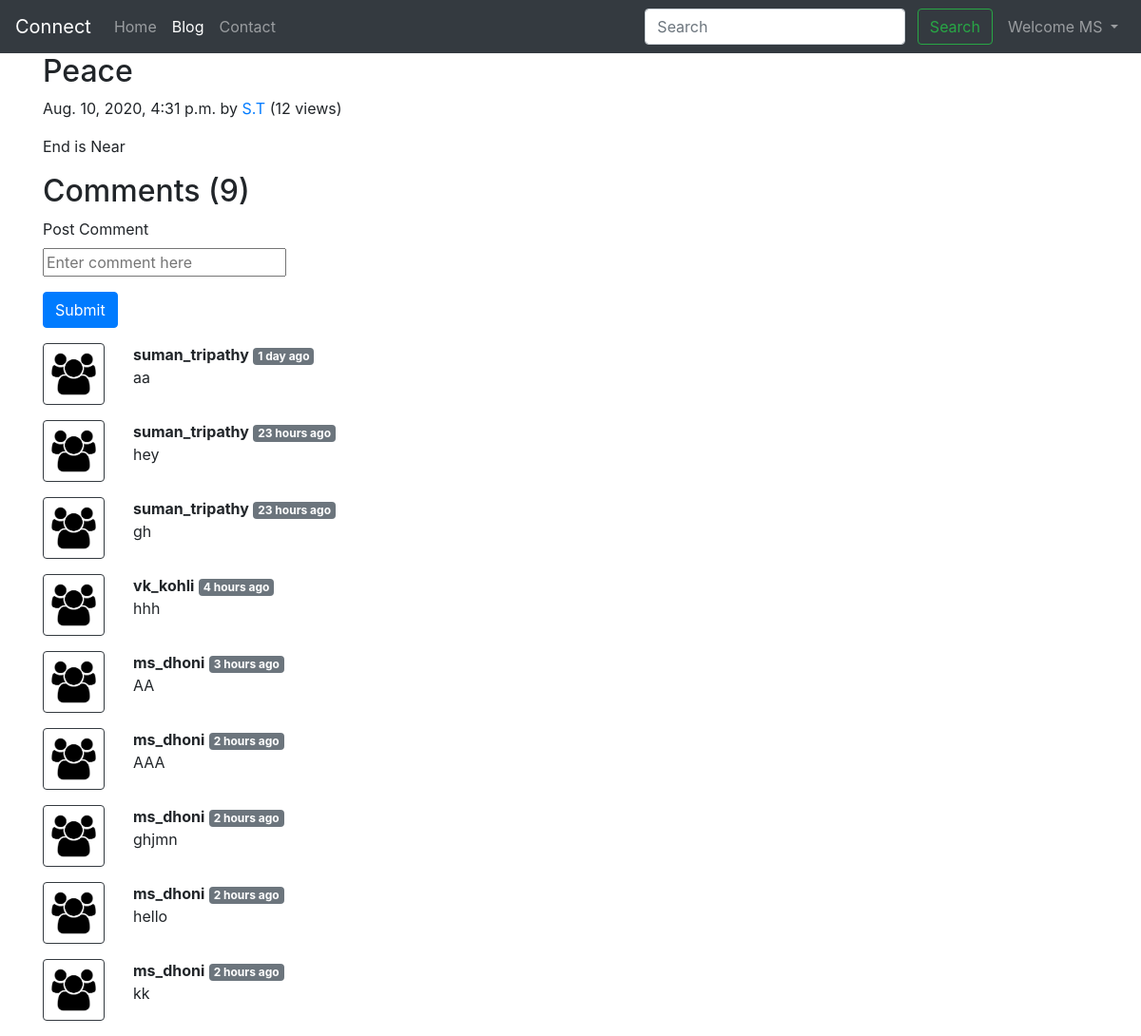
The app's page /blog/pea-ce (signed in) with its own data.
### blog/models.py (models this page shows, shortened)
class Post(models.Model):
    sno = models.AutoField(primary_key=True)
    title = models.CharField(max_length=255)
    author = models.CharField(max_length=13)
    content = models.TextField()
    slug = models.CharField(max_length=130)
    views = models.IntegerField(default=0)
    timeStamp = models.DateTimeField(blank=True)

class BlogComment(models.Model):
    sno = models.AutoField(primary_key=True)
    comment = models.TextField()
    user = models.ForeignKey(User, on_delete=models.CASCADE)
    post = models.ForeignKey(Post, on_delete=models.CASCADE)
    parent = models.ForeignKey('self', on_delete=models.CASCADE, null=True)
    timestamp = models.DateTimeField(default=now)

### blog/views.py (the view)
# urls.py: path('<str:slug>',views.blogPost, name='blogPost'),
def blogPost(request, slug):
    post = Post.objects.filter(slug=slug).first()
    post.views=post.views+1
    post.save()
    comments = BlogComment.objects.filter(post=post)
    context={'post':post, 'comments':comments, 'user':request.user}
    return render(request,'blog/blogPost.html', context)

### templates/blog/blogPost.html (shortened to what this page needs)
{% extends 'base.html' %}
{% load static %}
{% load humanize%}
{% block blogactive %} active {% endblock blogactive %}
{% block body %}
<div class="container">
  <h2 class="blog-post-title">{{post.title}}</h2>
  <p class="blog-post-meta">{{post.timeStamp}} by <a href='/about'>{{post.author}}</a> (<span>{{post.views}} views</span>)</p>
  <p>{{post.content | safe}}</p>
</div>
<div class="container">
  <h2>Comments ({{comments.count}})</h2>
  <div class="my-2">
    {% if user.is_authenticated %}
    <form action="/blog/postComment" method="post">
      <div class="form-group">
        <label for="exampleInputEmail1">Post Comment</label><br>
        <input type="text" class="form_control" name="comment" placeholder="Enter comment here">
      </div>
      <button type="submit" class="btn btn-primary">Submit</button>
    </form>
    {% else %}
    <p>Please login to Post a comment</p>
    {% endif %}
  </div>
  {% for comment in comments %}
  <div class="row my-3">
    <div class="col-md-1">
      <img class="rounded mx-auto d-block w-100 p-2 border border-dark" src="/static/img/user.png" alt="user">
    </div>
    <div class="col-md-11"><b> {{comment.user.username}}</b> <span
        class="badge badge-secondary">{{comment.timestamp | naturaltime}}</span>
      <div> {{comment.comment}}</div>
    </div>
</div>
{% endfor %}
</div>
{% endblock body %}

### templates/base.html (shortened to what this page needs)
<!doctype html>
<html lang="en">
<head>
  <link rel="stylesheet" href="https://stackpath.bootstrapcdn.com/bootstrap/4.5.2/css/bootstrap.min.css"
>
</head>
<body>
  <nav class="navbar navbar-expand-lg navbar-dark bg-dark">
    <a class="navbar-brand" href="/">Connect</a>
    <div class="collapse navbar-collapse" id="navbarSupportedContent">
      <ul class="navbar-nav mr-auto">
        <li class="nav-item {% block homeactive %} {% endblock homeactive %}">
          <a class="nav-link" href="/">Home <span class="sr-only">(current)</span></a>
        </li>
        <li class="nav-item {% block blogactive %} {% endblock blogactive %}">
          <a class="nav-link" href="/blog">Blog</a>
        </li>
        <li class="nav-item {% block contactactive %} {% endblock contactactive %}">
          <a class="nav-link" href="/contact">Contact</a>
        </li>
      </ul>
      <div class="ml-auto form-inline">
      <form method="get" action="/search" class="my-2 mx-2 my-lg-0">
        <input class="form-control mr-sm-2" type="search" placeholder="Search" aria-label="Search" name="query"
          id="search">
        <button class="btn btn-outline-success my-2 my-sm-0" type="submit">Search</button>
      </form>
      {% if user.is_authenticated %}
      <ul class="navbar-nav">
        <li class="nav-item dropdown">
          <a class="nav-link dropdown-toggle" href="#" id="navbarDropdown" role="button" data-toggle="dropdown" aria-haspopup="true" aria-expanded="false">
            Welcome {{request.user.first_name}}
          </a>
        </li>
      </ul>
      {% endif %}
    </div>
    </div>
  </nav>
  {% block body %}
  {% endblock body %}
</body>
</html>

### records on screen
Post: title "Peace", timeStamp "Aug. 10, 2020, 4:31 p.m.", author "S.T", views "12", content "End is Near"
BlogComment: user.username "suman_tripathy", timestamp "1 day ago", comment "aa"
BlogComment: user.username "suman_tripathy", timestamp "23 hours ago", comment "hey"
BlogComment: user.username "suman_tripathy", timestamp "23 hours ago", comment "gh"
BlogComment: user.username "vk_kohli", timestamp "4 hours ago", comment "hhh"
BlogComment: user.username "ms_dhoni", timestamp "3 hours ago", comment "AA"
BlogComment: user.username "ms_dhoni", timestamp "2 hours ago", comment "AAA"
BlogComment: user.username "ms_dhoni", timestamp "2 hours ago", comment "ghjmn"
BlogComment: user.username "ms_dhoni", timestamp "2 hours ago", comment "hello"
BlogComment: user.username "ms_dhoni", timestamp "2 hours ago", comment "kk"

### other values on screen
{{ request.user.first_name }} "MS"
{{ comments.count }} "9"
